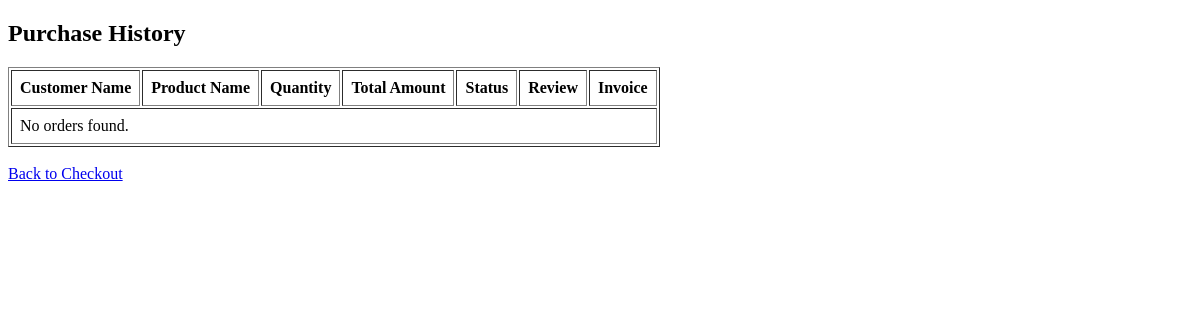
The page /purchase-history/ on the database as committed earlier.
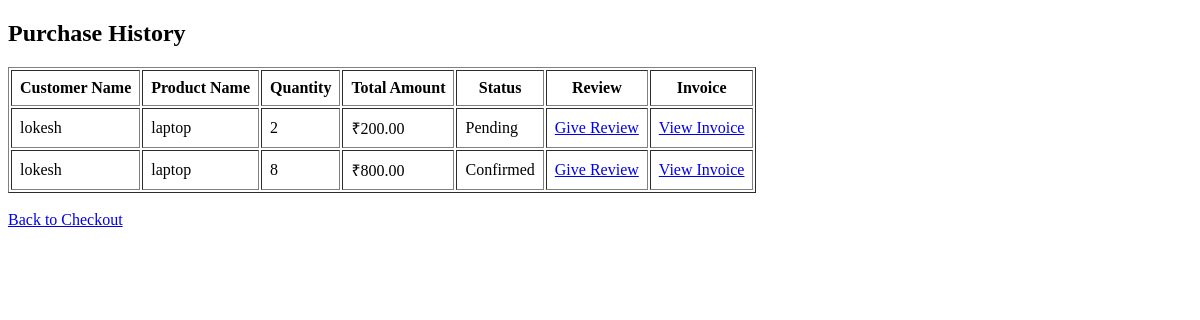
The same page on the database as committed later.
### orders/models.py (models this page shows, shortened)
class Order(models.Model):
    STATUS_CHOICES = [
        ('Pending', 'Pending'),
        ('Confirmed', 'Confirmed'),
        ('Shipped', 'Shipped'),
        ('Delivered', 'Delivered'),
        ('Cancelled', 'Cancelled'),
    ]
    customer_name = models.CharField(max_length=100)
    product_name = models.CharField(max_length=100)
    quantity = models.PositiveIntegerField()
    total_amount = models.DecimalField(max_digits=10, decimal_places=2)
    status = models.CharField(max_length=20, choices=STATUS_CHOICES, default='Pending')
    order_date = models.DateTimeField(auto_now_add=True)

### orders/views.py (the view)
# urls.py: path('purchase-history/', views.purchase_history, name='purchase_history'),
def purchase_history(request):
    orders = Order.objects.all()
    return render(request, "purchase_history.html", {"orders": orders})

### orders/templates/purchase_history.html (shortened to what this page needs)
<!DOCTYPE html>
<html>
<head>
</head>
<body>
<h2>Purchase History</h2>
<table border="1" cellpadding="8">
    <tr>
        <th>Customer Name</th>
        <th>Product Name</th>
        <th>Quantity</th>
        <th>Total Amount</th>
        <th>Status</th>
        <th>Review</th>
        <th>Invoice</th>
    </tr>
    {% for order in orders %}
    <tr>
        <td>{{ order.customer_name }}</td>
        <td>{{ order.product_name }}</td>
        <td>{{ order.quantity }}</td>
        <td>₹{{ order.total_amount }}</td>
        <td>{{ order.status }}</td>
        <td>
            <a href="{% url 'add_review' order.id %}">
                Give Review
            </a>
        </td>
        <td>
            <a href="{% url 'invoice' order.id %}">
                View Invoice
            </a>
        </td>
    </tr>
    {% empty %}
    <tr>
        <td colspan="7">No orders found.</td>
    </tr>
    {% endfor %}
</table>
<br>
<a href="/">Back to Checkout</a>
</body>
</html>

Rows that differ between the two databases and show on the page:
added Order: customer_name "lokesh", product_name "laptop", quantity "2", total_amount "200.00", status "Pending"
added Order: customer_name "lokesh", product_name "laptop", quantity "8", total_amount "800.00", status "Confirmed"
Other text that changed with them:
text no longer shown: "No orders found."
